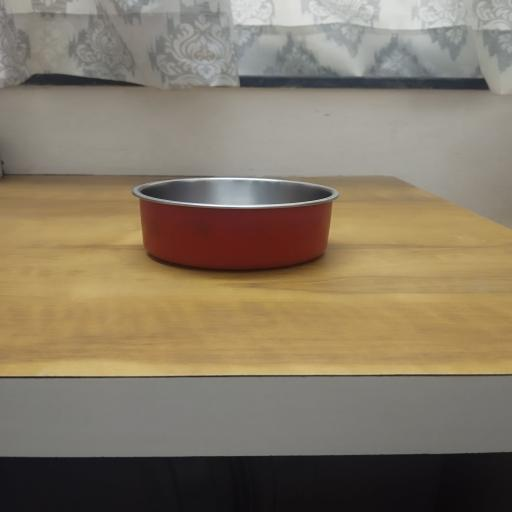
#> input picture data/annotations/test/images/IMG_20260905_165427_jpg.rf.831ac61ee893808c764e12596300a5bd.jpg, 512 x 512 px
$ python -i synth_compose.py   (imports and definitions only)
#> lines starting #> are read from the running program, lines starting #| are printed output that depends on the picture; after the words box and inside, x2 and y2 are one past the last pixel; in counts of white or black regions, pixels touching at a corner belong together
#> further down, picture is the input picture: shape (512, 512, 3); mean B, G, R 102, 121.4, 133.6
"""
Synthetic data generator for AstroGuide.

Takes:
  - object photos shot against a plain background (data/raw/<object>/*.jpg)
  - real NASA station interior background photos (data/backgrounds/*.jpg)
    -> download these yourself from images.nasa.gov (public domain, free to use/download)

Produces:
  - composite images with the object pasted at a random rotation, scale, and
    position onto a real station background
  - a matching YOLO-format .txt label file for each composite, generated
    automatically from where the object was pasted

This is how we get "object floating at any orientation, in a real space
station" training data without ever filming inside a space station.

Usage:
    python src/detection/synth_compose.py
"""

import cv2
import numpy as np
import os
import random
import glob

OBJECT_DIR = "data/raw"              # data/raw/<class_name>/*.jpg
BACKGROUND_DIR = "data/backgrounds"  # NASA station interior photos
OUTPUT_IMG_DIR = "data/processed/synthetic/images"
OUTPUT_LABEL_DIR = "data/processed/synthetic/labels"
COMPOSITES_PER_OBJECT_IMAGE = 6       # how many synthetic scenes per source object photo

CLASS_NAMES = ["container", "switch", "tool", "lid"]  # must match configs/data.yaml order


def segment_object(obj_img):
    """
    Rough foreground extraction assuming the object was shot against a
    plain, fairly uniform background (a wall, a sheet of paper, a desk).
    Not perfect — good enough for synthetic training data.
    """
    gray = cv2.cvtColor(obj_img, cv2.COLOR_BGR2GRAY)
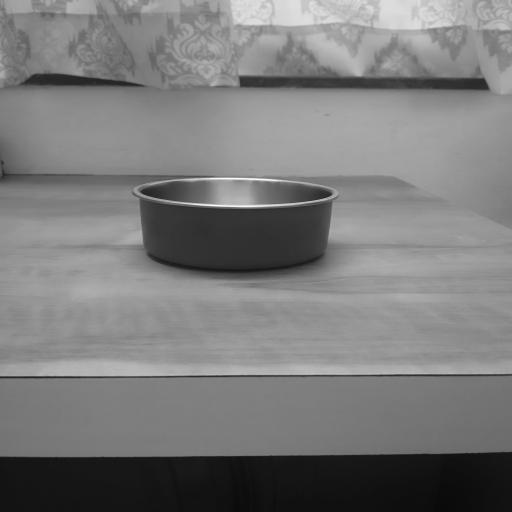
#> gray: shape (512, 512); min 10, max 254, mean 122.9
    _, mask = cv2.threshold(gray, 0, 255, cv2.THRESH_BINARY_INV + cv2.THRESH_OTSU)
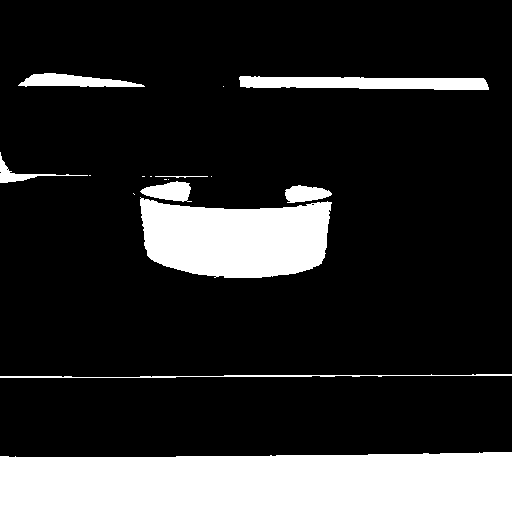
#> mask: shape (512, 512); 18.2% white; 17 white regions (8 under 20 px), largest, box (x1, y1, x2, y2) and area: (0, 452, 512, 512) 28996, (140, 197, 332, 278) 12193, (239, 76, 489, 90) 2771

    # clean up small noise in the mask
    kernel = np.ones((5, 5), np.uint8)
    mask = cv2.morphologyEx(mask, cv2.MORPH_CLOSE, kernel)
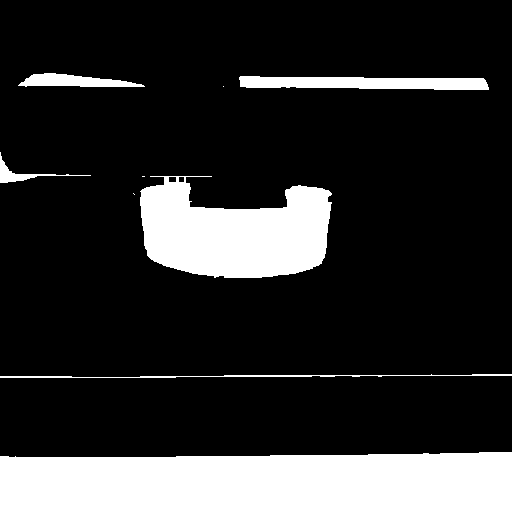
#> mask: shape (512, 512); 18.4% white; 9 white regions (3 under 20 px), largest, box (x1, y1, x2, y2) and area: (0, 452, 512, 512) 29003, (140, 176, 332, 278) 13992, (239, 76, 489, 90) 2783, (18, 73, 145, 87) 1107, (0, 374, 512, 378) 776, (0, 152, 91, 183) 447
    mask = cv2.morphologyEx(mask, cv2.MORPH_OPEN, kernel)
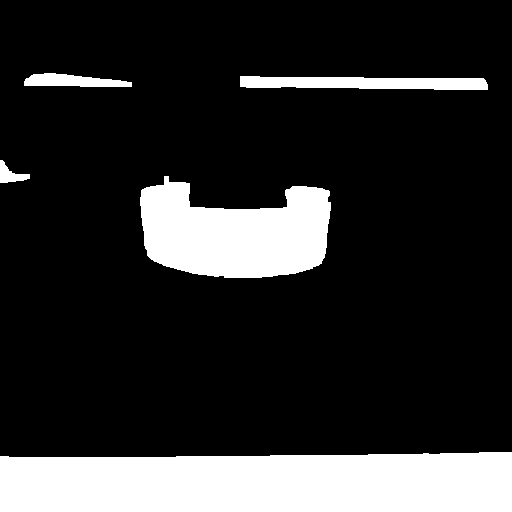
#> mask: shape (512, 512); 17.9% white; 5 white regions, box (x1, y1, x2, y2) and area: (0, 452, 512, 512) 29002, (140, 176, 331, 278) 13891, (240, 76, 488, 90) 2773, (24, 73, 132, 87) 1048, (0, 160, 30, 183) 333
    return mask


# [89 lines left out: functions rotate_and_scale, paste_on_background, write_yolo_label, main, not called in this run]


# [2 lines not run here, left out]

>>> import cv2
>>> picture = cv2.imread('../../data/annotations/test/images/IMG_20260905_165427_jpg.rf.831ac61ee893808c764e12596300a5bd.jpg')
>>> result = segment_object(picture)

$ run again, on data/annotations/test/images/IMG_20260905_165604_jpg.rf.001e3094ec1a31216b175683fa559abf.jpg
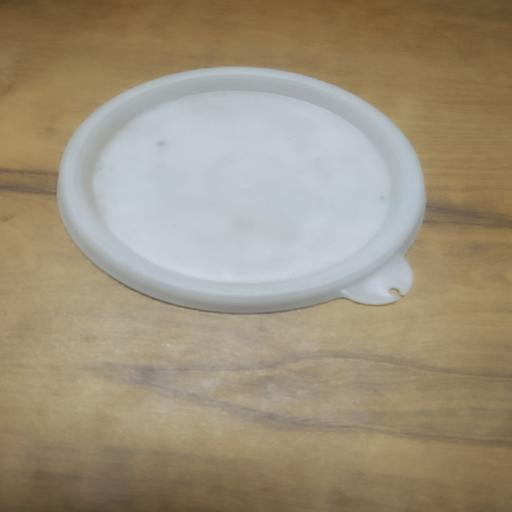
#> input picture data/annotations/test/images/IMG_20260905_165604_jpg.rf.001e3094ec1a31216b175683fa559abf.jpg, 512 x 512 px
#> picture is the input picture: shape (512, 512, 3); mean B, G, R 123.8, 145.3, 157.9
#> in segment_object, `gray = cv2.cvtColor(obj_img, cv2.COLOR_BGR2GRAY)`:
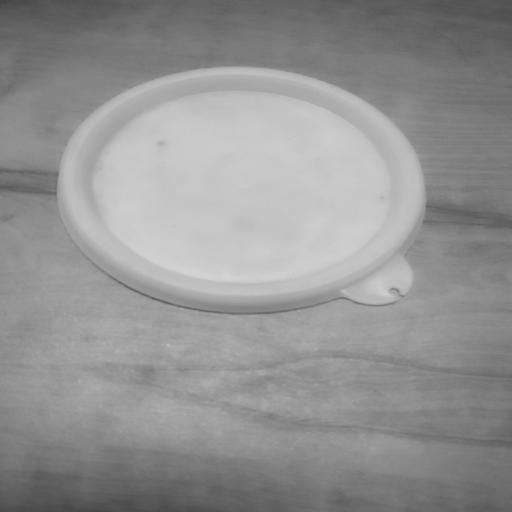
#> gray: shape (512, 512); min 68, max 212, mean 146.7
#> in segment_object, `mask = cv2.morphologyEx(mask, cv2.MORPH_OPEN, kernel)`:
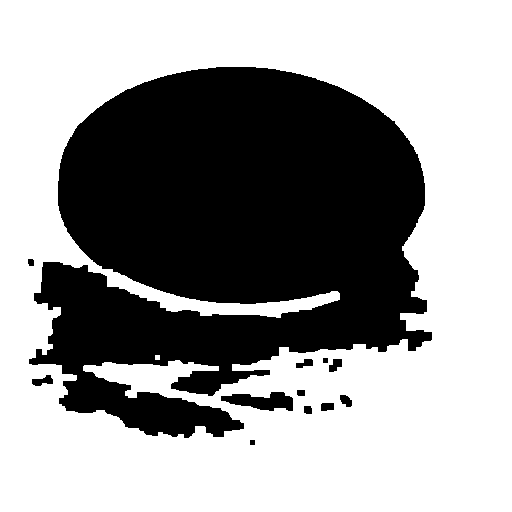
#> mask: shape (512, 512); 61.1% white; 12 black regions, largest, box (x1, y1, x2, y2) and area: (29, 67, 432, 438) 100463, (221, 392, 293, 411) 866, (32, 375, 53, 386) 140

$ run again, on data/annotations/test/images/IMG_20260905_165609_jpg.rf.196269a662db97771992d362c94c2c0a.jpg
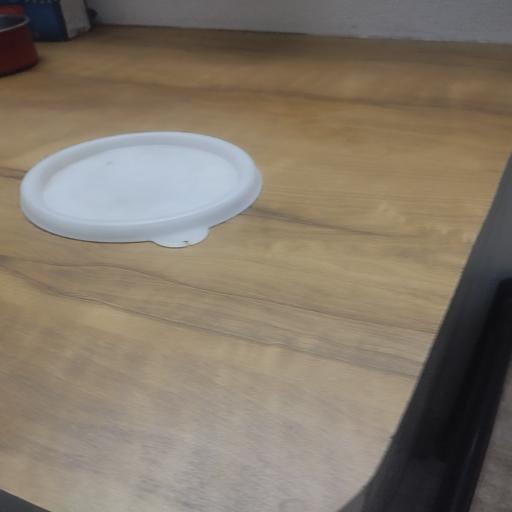
#> input picture data/annotations/test/images/IMG_20260905_165609_jpg.rf.196269a662db97771992d362c94c2c0a.jpg, 512 x 512 px
#> picture is the input picture: shape (512, 512, 3); mean B, G, R 105.7, 120.2, 131.1
#> in segment_object, `gray = cv2.cvtColor(obj_img, cv2.COLOR_BGR2GRAY)`:
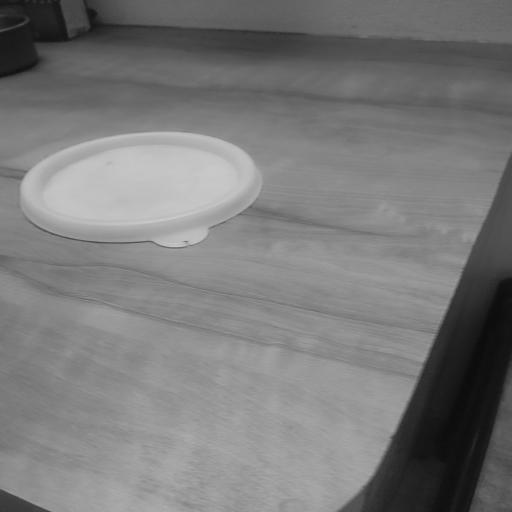
#> gray: shape (512, 512); min 10, max 205, mean 121.8
#> in segment_object, `mask = cv2.morphologyEx(mask, cv2.MORPH_OPEN, kernel)`:
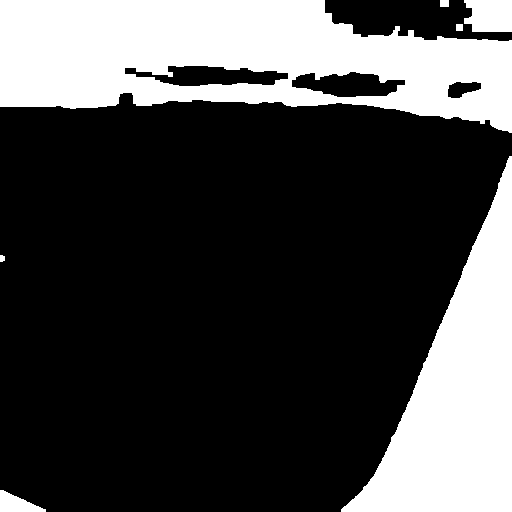
#> mask: shape (512, 512); 28.2% white; 7 white regions, largest, box (x1, y1, x2, y2) and area: (0, 0, 512, 133) 44481, (341, 156, 512, 512) 27376, (464, 0, 512, 32) 1386
